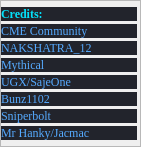
      <widget class="QFrame" name="creditsFrame">
       <property name="geometry">
        <rect>
         <x>250</x>
         <y>140</y>
         <width>141</width>
         <height>141</height>
        </rect>
       </property>
       <property name="styleSheet">
        <string notr="true">#creditsFrame{
	border: 2px solid rgb(168, 175, 217);
	border-radius: 15px;
	color: #fff;
	padding-left: 5px;
	padding-right: 5px;
	background-color: rgb(34,36,44);
	font-family: Georgia;
}</string>
       </property>
       <property name="frameShape">
        <enum>QFrame::StyledPanel</enum>
       </property>
       <property name="frameShadow">
        <enum>QFrame::Raised</enum>
       </property>
       <layout class="QVBoxLayout" name="verticalLayout_6">
        <property name="spacing">
         <number>3</number>
        </property>
        <property name="leftMargin">
         <number>0</number>
        </property>
        <property name="topMargin">
         <number>6</number>
        </property>
        <property name="rightMargin">
         <number>3</number>
        </property>
        <property name="bottomMargin">
         <number>6</number>
        </property>
        <item>
         <widget class="QLabel" name="label_2">
          <property name="styleSheet">
           <string notr="true">QLabel{
	color: #03e3fc;
	background-color: rgb(34,36,44);
	font-family: Georgia;
	font-weight: bold;
}</string>
          </property>
          <property name="text">
           <string>Credits:</string>
          </property>
         </widget>
        </item>
        <item>
         <widget class="QLabel" name="label_3">
          <property name="styleSheet">
           <string notr="true">QLabel{
	color: rgb(85,170,255);
	background-color: rgb(34,36,44);
	font-family: Georgia;
}</string>
          </property>
          <property name="text">
           <string>CME Community</string>
          </property>
         </widget>
        </item>
        <item>
         <widget class="QLabel" name="label_5">
          <property name="styleSheet">
           <string notr="true">QLabel{
	color: rgb(85,170,255);
	background-color: rgb(34,36,44);
	font-family: Georgia;
}</string>
          </property>
          <property name="text">
           <string>NAKSHATRA_12</string>
          </property>
         </widget>
        </item>
        <item>
         <widget class="QLabel" name="label_8">
          <property name="styleSheet">
           <string notr="true">QLabel{
	color: rgb(85,170,255);
	background-color: rgb(34,36,44);
	font-family: Georgia;
}</string>
          </property>
          <property name="text">
           <string>Mythical</string>
          </property>
         </widget>
        </item>
        <item>
         <widget class="QLabel" name="label_6">
          <property name="styleSheet">
           <string notr="true">QLabel{
	color: rgb(85,170,255);
	background-color: rgb(34,36,44);
	font-family: Georgia;
}</string>
          </property>
          <property name="text">
           <string>UGX/SajeOne</string>
          </property>
         </widget>
        </item>
        <item>
         <widget class="QLabel" name="label_7">
          <property name="styleSheet">
           <string notr="true">QLabel{
	color: rgb(85,170,255);
	background-color: rgb(34,36,44);
	font-family: Georgia;
}</string>
          </property>
          <property name="text">
           <string>Bunz1102</string>
          </property>
         </widget>
        </item>
        <item>
         <widget class="QLabel" name="label_9">
          <property name="styleSheet">
           <string notr="true">QLabel{
	color: rgb(85,170,255);
	background-color: rgb(34,36,44);
	font-family: Georgia;
}</string>
          </property>
          <property name="text">
           <string>Sniperbolt</string>
          </property>
         </widget>
        </item>
        <item>
         <widget class="QLabel" name="label_4">
          <property name="styleSheet">
           <string notr="true">QLabel{
	color: rgb(85,170,255);
	background-color: rgb(34,36,44);
	font-family: Georgia;
}</string>
          </property>
          <property name="text">
           <string>Mr Hanky/Jacmac</string>
          </property>
         </widget>
        </item>
       </layout>
      </widget>
